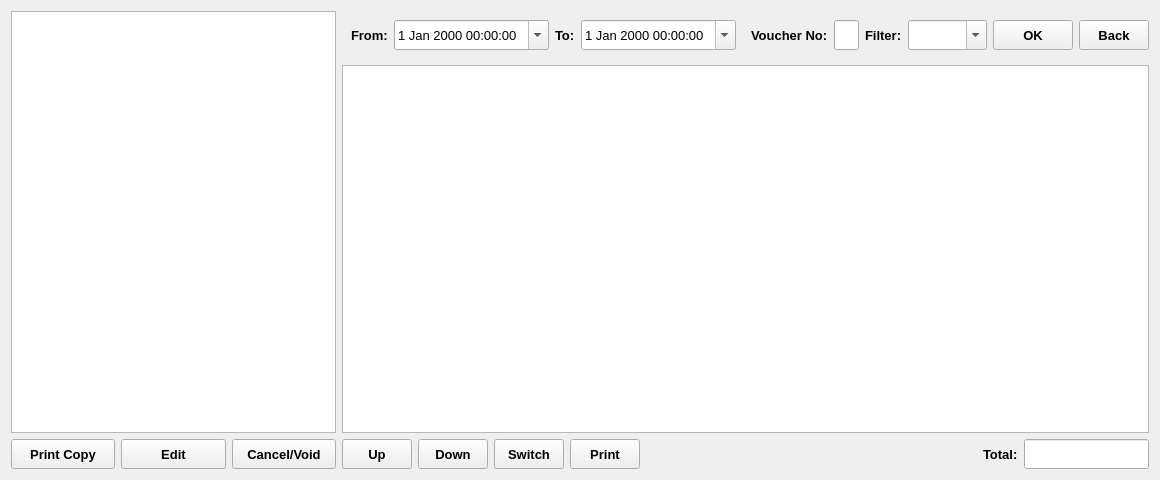
<?xml version="1.0" encoding="UTF-8"?>
<ui version="4.0">
 <class>SalesOrdersReport</class>
 <widget class="QWidget" name="SalesOrdersReport">
  <property name="geometry">
   <rect>
    <x>0</x>
    <y>0</y>
    <width>1160</width>
    <height>480</height>
   </rect>
  </property>
  <property name="windowTitle">
   <string>Form</string>
  </property>
  <layout class="QHBoxLayout" name="horizontalLayout_4" stretch="0,1">
   <item>
    <layout class="QVBoxLayout" name="verticalLayout_2">
     <item>
      <widget class="QTextEdit" name="textEdit">
       <property name="minimumSize">
        <size>
         <width>325</width>
         <height>0</height>
        </size>
       </property>
       <property name="maximumSize">
        <size>
         <width>325</width>
         <height>16777215</height>
        </size>
       </property>
       <property name="readOnly">
        <bool>true</bool>
       </property>
      </widget>
     </item>
     <item>
      <layout class="QHBoxLayout" name="horizontalLayout_2">
       <item>
        <widget class="QToolButton" name="copyButton">
         <property name="sizePolicy">
          <sizepolicy hsizetype="Expanding" vsizetype="Fixed">
           <horstretch>0</horstretch>
           <verstretch>0</verstretch>
          </sizepolicy>
         </property>
         <property name="minimumSize">
          <size>
           <width>0</width>
           <height>30</height>
          </size>
         </property>
         <property name="font">
          <font>
           <pointsize>10</pointsize>
           <weight>75</weight>
           <bold>true</bold>
          </font>
         </property>
         <property name="text">
          <string>Print Copy</string>
         </property>
        </widget>
       </item>
       <item>
        <widget class="QToolButton" name="editButton">
         <property name="sizePolicy">
          <sizepolicy hsizetype="Expanding" vsizetype="Fixed">
           <horstretch>0</horstretch>
           <verstretch>0</verstretch>
          </sizepolicy>
         </property>
         <property name="minimumSize">
          <size>
           <width>0</width>
           <height>30</height>
          </size>
         </property>
         <property name="font">
          <font>
           <pointsize>10</pointsize>
           <weight>75</weight>
           <bold>true</bold>
          </font>
         </property>
         <property name="text">
          <string>Edit</string>
         </property>
        </widget>
       </item>
       <item>
        <widget class="QToolButton" name="cancelButton">
         <property name="sizePolicy">
          <sizepolicy hsizetype="Expanding" vsizetype="Fixed">
           <horstretch>0</horstretch>
           <verstretch>0</verstretch>
          </sizepolicy>
         </property>
         <property name="minimumSize">
          <size>
           <width>0</width>
           <height>30</height>
          </size>
         </property>
         <property name="font">
          <font>
           <pointsize>10</pointsize>
           <weight>75</weight>
           <bold>true</bold>
          </font>
         </property>
         <property name="text">
          <string>Cancel/Void</string>
         </property>
        </widget>
       </item>
      </layout>
     </item>
    </layout>
   </item>
   <item>
    <layout class="QVBoxLayout" name="verticalLayout">
     <item>
      <layout class="QHBoxLayout" name="horizontalLayout_5" stretch="0,0,0,0,0,0,1,0">
       <item>
        <widget class="QWidget" name="dateWidget" native="true">
         <layout class="QHBoxLayout" name="horizontalLayout_3">
          <item>
           <widget class="QLabel" name="fromDateLabel">
            <property name="font">
             <font>
              <pointsize>10</pointsize>
              <weight>75</weight>
              <bold>true</bold>
             </font>
            </property>
            <property name="text">
             <string>From:</string>
            </property>
           </widget>
          </item>
          <item>
           <widget class="QDateTimeEdit" name="fromDateDateTimeEdit">
            <property name="minimumSize">
             <size>
              <width>0</width>
              <height>30</height>
             </size>
            </property>
            <property name="font">
             <font>
              <pointsize>10</pointsize>
             </font>
            </property>
            <property name="calendarPopup">
             <bool>true</bool>
            </property>
           </widget>
          </item>
          <item>
           <widget class="QLabel" name="toDateLabel">
            <property name="font">
             <font>
              <pointsize>10</pointsize>
              <weight>75</weight>
              <bold>true</bold>
             </font>
            </property>
            <property name="text">
             <string>To:</string>
            </property>
           </widget>
          </item>
          <item>
           <widget class="QDateTimeEdit" name="toDateDateTimeEdit">
            <property name="minimumSize">
             <size>
              <width>0</width>
              <height>30</height>
             </size>
            </property>
            <property name="font">
             <font>
              <pointsize>10</pointsize>
             </font>
            </property>
            <property name="calendarPopup">
             <bool>true</bool>
            </property>
           </widget>
          </item>
         </layout>
        </widget>
       </item>
       <item>
        <widget class="QLabel" name="voucherNoLabel">
         <property name="font">
          <font>
           <pointsize>10</pointsize>
           <weight>75</weight>
           <bold>true</bold>
          </font>
         </property>
         <property name="text">
          <string>Voucher No:</string>
         </property>
        </widget>
       </item>
       <item>
        <widget class="QLineEdit" name="voucherNoLineEdit">
         <property name="minimumSize">
          <size>
           <width>0</width>
           <height>30</height>
          </size>
         </property>
         <property name="font">
          <font>
           <pointsize>10</pointsize>
          </font>
         </property>
        </widget>
       </item>
       <item>
        <widget class="QLabel" name="label">
         <property name="font">
          <font>
           <pointsize>10</pointsize>
           <weight>75</weight>
           <bold>true</bold>
          </font>
         </property>
         <property name="text">
          <string>Filter:</string>
         </property>
        </widget>
       </item>
       <item>
        <widget class="QComboBox" name="filterComboBox">
         <property name="minimumSize">
          <size>
           <width>0</width>
           <height>30</height>
          </size>
         </property>
         <property name="font">
          <font>
           <pointsize>10</pointsize>
          </font>
         </property>
         <property name="editable">
          <bool>true</bool>
         </property>
        </widget>
       </item>
       <item>
        <widget class="QPushButton" name="OKButton">
         <property name="minimumSize">
          <size>
           <width>0</width>
           <height>30</height>
          </size>
         </property>
         <property name="font">
          <font>
           <pointsize>10</pointsize>
           <weight>75</weight>
           <bold>true</bold>
          </font>
         </property>
         <property name="text">
          <string>OK</string>
         </property>
        </widget>
       </item>
       <item>
        <spacer name="horizontalSpacer_3">
         <property name="orientation">
          <enum>Qt::Horizontal</enum>
         </property>
         <property name="sizeHint" stdset="0">
          <size>
           <width>40</width>
           <height>20</height>
          </size>
         </property>
        </spacer>
       </item>
       <item>
        <widget class="QToolButton" name="backButton">
         <property name="minimumSize">
          <size>
           <width>70</width>
           <height>30</height>
          </size>
         </property>
         <property name="font">
          <font>
           <pointsize>10</pointsize>
           <weight>75</weight>
           <bold>true</bold>
          </font>
         </property>
         <property name="text">
          <string>Back</string>
         </property>
        </widget>
       </item>
      </layout>
     </item>
     <item>
      <widget class="QTableWidget" name="tableWidget">
       <property name="font">
        <font>
         <pointsize>12</pointsize>
        </font>
       </property>
       <property name="alternatingRowColors">
        <bool>true</bool>
       </property>
       <property name="selectionBehavior">
        <enum>QAbstractItemView::SelectRows</enum>
       </property>
      </widget>
     </item>
     <item>
      <layout class="QHBoxLayout" name="horizontalLayout" stretch="0,0,0,0,1,0,0">
       <item>
        <widget class="QToolButton" name="upButton">
         <property name="minimumSize">
          <size>
           <width>70</width>
           <height>30</height>
          </size>
         </property>
         <property name="font">
          <font>
           <pointsize>10</pointsize>
           <weight>75</weight>
           <bold>true</bold>
          </font>
         </property>
         <property name="text">
          <string>Up</string>
         </property>
        </widget>
       </item>
       <item>
        <widget class="QToolButton" name="downButton">
         <property name="minimumSize">
          <size>
           <width>70</width>
           <height>30</height>
          </size>
         </property>
         <property name="font">
          <font>
           <pointsize>10</pointsize>
           <weight>75</weight>
           <bold>true</bold>
          </font>
         </property>
         <property name="text">
          <string>Down</string>
         </property>
        </widget>
       </item>
       <item>
        <widget class="QToolButton" name="switchButton">
         <property name="minimumSize">
          <size>
           <width>70</width>
           <height>30</height>
          </size>
         </property>
         <property name="font">
          <font>
           <pointsize>10</pointsize>
           <weight>75</weight>
           <bold>true</bold>
          </font>
         </property>
         <property name="text">
          <string>Switch</string>
         </property>
        </widget>
       </item>
       <item>
        <widget class="QToolButton" name="printButton">
         <property name="minimumSize">
          <size>
           <width>70</width>
           <height>30</height>
          </size>
         </property>
         <property name="font">
          <font>
           <pointsize>10</pointsize>
           <weight>75</weight>
           <bold>true</bold>
          </font>
         </property>
         <property name="text">
          <string>Print</string>
         </property>
        </widget>
       </item>
       <item>
        <spacer name="horizontalSpacer">
         <property name="orientation">
          <enum>Qt::Horizontal</enum>
         </property>
         <property name="sizeHint" stdset="0">
          <size>
           <width>40</width>
           <height>20</height>
          </size>
         </property>
        </spacer>
       </item>
       <item>
        <widget class="QLabel" name="totalLabel">
         <property name="font">
          <font>
           <pointsize>10</pointsize>
           <weight>75</weight>
           <bold>true</bold>
          </font>
         </property>
         <property name="text">
          <string>Total:</string>
         </property>
        </widget>
       </item>
       <item>
        <widget class="QLineEdit" name="totalLineEdit">
         <property name="minimumSize">
          <size>
           <width>0</width>
           <height>30</height>
          </size>
         </property>
         <property name="font">
          <font>
           <pointsize>10</pointsize>
          </font>
         </property>
        </widget>
       </item>
      </layout>
     </item>
    </layout>
   </item>
  </layout>
 </widget>
 <resources/>
 <connections/>
</ui>
